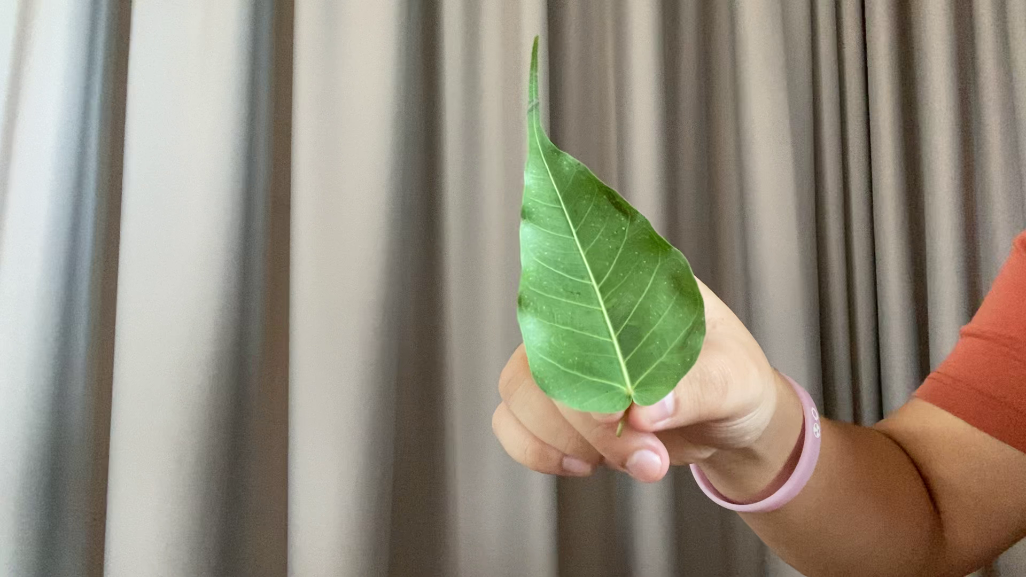
#> input picture What_you_have_learned/Using_Baysian_with_Mean_Variance/From_requirement_AJ_Preaw/Leaf_straight_line.png, 1026 x 577 px
$ python Training_Bayesian_from_AJ_Preaw.py
#> lines starting #> are read from the running program, lines starting #| are printed output that depends on the picture
import cv2
import numpy as np
import math
import matplotlib.pyplot as plt

def show_img_cv2(img):
    cv2.imshow("test",img)
    cv2.waitKey(0)
    cv2.destroyAllWindows()

def show_img_matplotlib(img):
    #use only matplotlib to plot the scale
    plt.imshow(img)
    plt.show()

def cal_prob_of_score_and_class(current_pixel, mean_of_class, std_of_class):
    # equation
    # P(S|C) = (1/(standard_deviation*squareroot(2*pi)))(exp((-1/2)((current_pixel-mean)^2/standard_deviation)))
    Ans = 0.0

    Ans = (1/(std_of_class*math.sqrt(2*math.pi)))*(math.exp((-1/2)*(math.pow((current_pixel-mean_of_class),2)/math.pow((std_of_class),2))))

    return Ans

# Calculate_Probability_Region_of_interesting
def cal_prob_roi(interestsample,notinterestsample,prob_of_score_and_class,prob_of_score_and_notclass):
    # equation
    # P(C|S) = 1/(1+((P(~C)*P(S|~C))/(P(C)*P(S|C))))
    # เมื่อ P(C|S) = class ที่เราสนใจใน score นั้นๆ เช่น probability ของใบไม้(class)ใน mean(score)
    # P(~C) = จำนวน sample ทั้งหมดที่ไม่ใช่ใบไม้(class)
    # P(C) = จำนวน sample ทั้งหมดที่เป็นใบไม้(class)
    # P(S|C) = likelihood เป็นค่า prob ที่เลือกใน distribution เช่น plot histogram ออกมาแล้วทำการหาว่าสีเขียวหรือสีที่เราต้องการใน distribution นั้นๆมีค่าเท่ากับเท่าไรแล้วนำมาหารด้วยทั้งหมด
        #    = distribution class in mean Y, mean Cr, mean Cb and std Y, std Cr, Std Cb
    # P(S|~C) = likelihood เป็นค่า prob ที่ไม่เลือกใน distribution เช่น plot histogram ออกมาแล้วทำการหาว่าสีเขียวหรือสีที่เราต้องการใน distribution นั้นๆมีค่าเท่ากับเท่าไรแล้วนำมาหารด้วยทั้งหมด
        #    = distribution not class in mean Y, mean Cr, mean Cb and std Y, std Cr, Std Cb
    Ans = 0.0

    Ans = 1/(1+((notinterestsample*prob_of_score_and_notclass)/(interestsample*prob_of_score_and_class)))

    return Ans


# img_Leaf_tilted = cv2.imread("Leaf_tilted.png")
img_Leaf_straight_line = cv2.imread("Leaf_straight_line.png")
#> img_Leaf_straight_line is the input picture: shape (577, 1026, 3); mean B, G, R 124.7, 140.2, 147.1

height, width, channels = img_Leaf_straight_line.shape
#> height = 577; width = 1026; channels = 3
print("height and width of this picture " + "(" + str(height) +","+str(width) +","+str(channels) +")")
#| height and width of this picture (577,1026,3)

img_convert_YCRCB = cv2.cvtColor(img_Leaf_straight_line, cv2.COLOR_BGR2YCR_CB)
#> img_convert_YCRCB: shape (577, 1026, 3); mean of channels 0, 1, 2 140.5, 132.8, 119
img_convert_RGB = cv2.cvtColor(img_Leaf_straight_line, cv2.COLOR_BGR2RGB)
Y,Cr,Cb = cv2.split(img_convert_YCRCB)
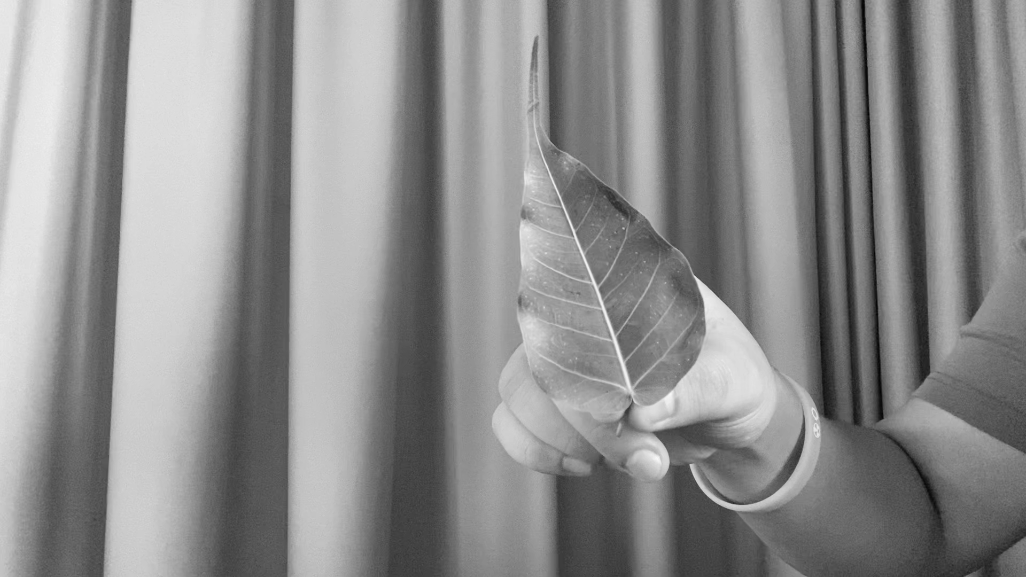
#> Y: shape (577, 1026); min 4, max 248, mean 140.5
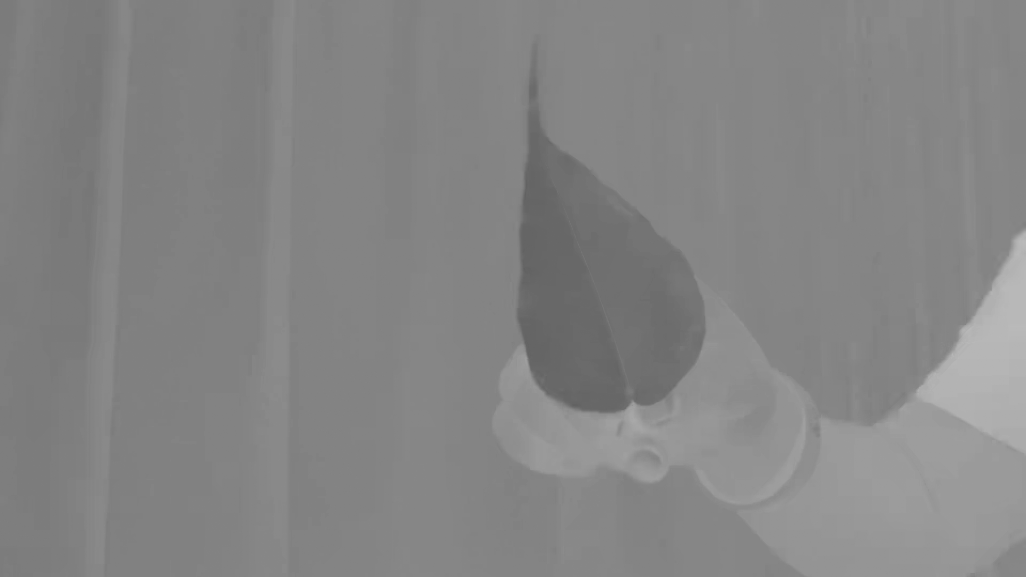
#> Cr: shape (577, 1026); min 97, max 186, mean 132.8
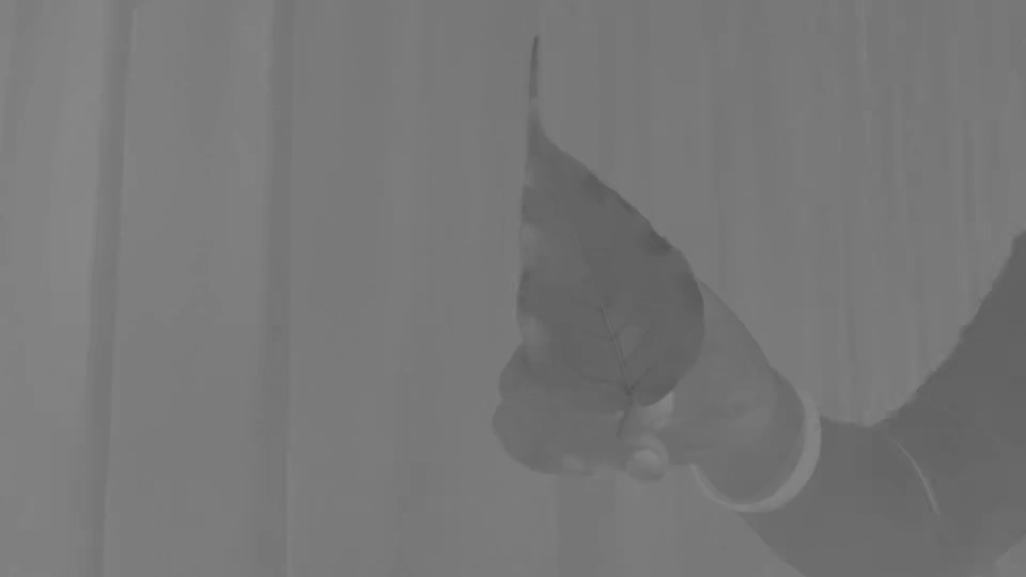
#> Cb: shape (577, 1026); min 84, max 135, mean 119

# cv2.rectangle(img_Leaf_straight_line, (445,470), (712,23), (0,0,255), 1)
# show_img(img_Leaf_straight_line)
# cv2.rectangle(img_Leaf_tilted, (445,470), (712,23), (0,0,255), 1)
# show_img(img_Leaf_tilted)

# Step of working
# 1. ทำการหา region growing เพื่อทำการตั้ง threshold ที่เอาเฉพาะค่าใบไม้มาใช้ โดยถ้าเป็นใบไม้จะให้เป็นสีขาวแต่ถ้าเป็นสิ่งที่ไม่สำคัญจะให้เป็นสีดำ
# 2. ทำการหา interestsample,notinterestsample จากการนับเฉพาะสีขาวจาก region growing
# 3. ทำการหา prob_of_score_and_class, prob_of_score_and_notclass โดยการคำนวน equation ที่ผนวกค่า current position, mean, standard deviation
# 4. สุดท้ายนำไปใส่ในสมการ calculate bayesian probability ที่หา class(leaf)|score(mean,std of Y,Cr,Cb)

# step 1. ทำการหา region growing เพื่อทำการตั้ง threshold ที่เอาเฉพาะค่าใบไม้มาใช้ โดยถ้าเป็นใบไม้จะให้เป็นสีขาวแต่ถ้าเป็นสิ่งที่ไม่สำคัญจะให้เป็นสีดำ
# เนื่องจากว่าการ region growing ที่ง่ายที่สุดจะเป็นภาพขาวดำ
region_growing_only = cv2.imread("Leaf_straight_line.png")
region_growing_only_convert_RGB = cv2.cvtColor(region_growing_only, cv2.COLOR_BGR2RGB)
# region_growing_only_convert_YCrCb = cv2.cvtColor(region_growing_only, cv2.COLOR_BGR2YCrCb)
# region_growing_only_convert_YCr_Cb = cv2.cvtColor(region_growing_only, cv2.COLOR_BGR2YCR_CB)
# region_growing_only = cv2.imread("Leaf_straight_line.png")

cv2.rectangle(region_growing_only_convert_RGB, (445,470), (712,23), (0,0,255), 1)
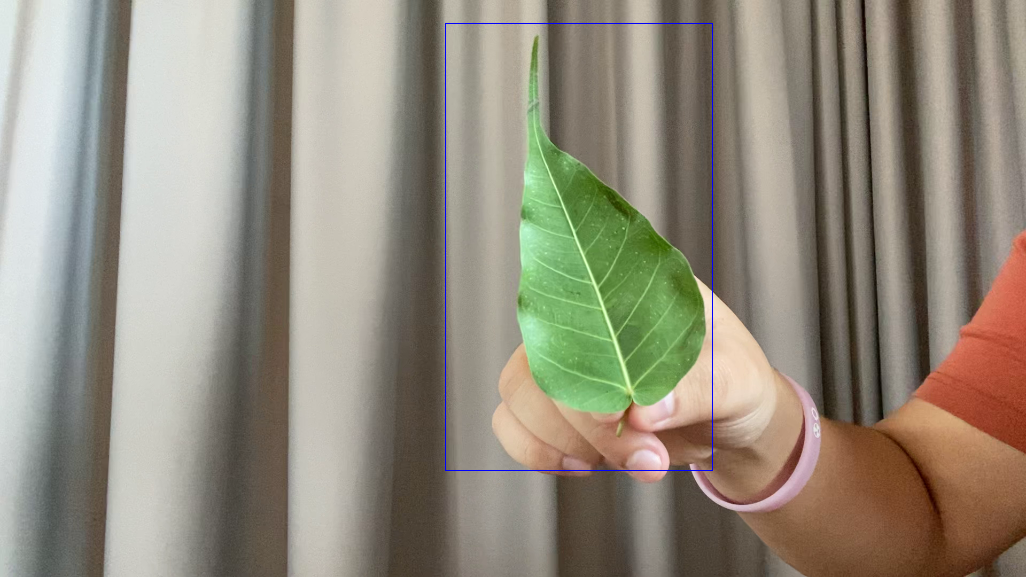
#> region_growing_only_convert_RGB: shape (577, 1026, 3); mean R, G, B 146.8, 139.9, 125
# position that is green is (x,y) = (530,300)
# position outside leaf on the left = 490,280
# position outside leaf on the right = 706,294
# position outside leaf on the top = 582,96
# position outside leaf on the bottom = 620,441

# calculate mean leaf(YCrCb) = 166 105 100 = 123.67
# calculate mean outside leaf on the left(YCrCb) = 167 132 120 = 139.67
# calculate mean outside leaf on the right(YCrCb) = 234 139 114 = 162.34
# calculate mean outside leaf on the top(YCrCb) = 115 134 120 = 123
# calculate mean leaf on the bottom(YCrCb) = 139 155 107 = 133.67

# calculate mean leaf(RGB) = 128 185 111 = 141.34
# calculate mean outside leaf on the left(RGB) = 168 163 151 = 160.67
# calculate mean outside leaf on the right(RGB) = 237 208 184 = 209.67
# calculate mean outside leaf on the top(RGB) = 129 119 107 = 118.33
# calculate mean leaf on the bottom(RGB) = 185 140 114 = 146.34

# ดูจากการที่เราประมาณค่าสังเกตุได้ว่ามีบางค่า mean ที่ใกล้เคียงกันคือ mean leaf กับ mean bottom ทำให้ถ้าเลือกตัดค่า threshold นี้อาจจะมีปัญหาได้เพราะ ฉนั้นจะลองใช้ค่า
# บางตัวจาก R หรือ G หรือ B เพื่อเป็นตัวมาตัด threshold ดั้งนั้นผลสรุปค่าที่ได้เลือกนำมาใช้ คือ ค่า

show_img_matplotlib(region_growing_only_convert_RGB)


# step 2. ทำการหา interestsample,notinterestsample จากการนับเฉพาะสีขาวจาก region growing


# step 3. ทำการหา prob_of_score_and_class, prob_of_score_and_notclass โดยการคำนวน equation ที่ผนวกค่า current position, mean, standard deviation


# step 4. สุดท้ายนำไปใส่ในสมการ calculate bayesian probability ที่หา class(leaf)|score(mean,std of Y,Cr,Cb)

$ run again, with What_you_have_learned/Using_Baysian_with_Mean_Variance/From_requirement_AJ_Preaw/Cup_of_coffe_tilted.png copied over What_you_have_learned/Using_Baysian_with_Mean_Variance/From_requirement_AJ_Preaw/Leaf_straight_line.png
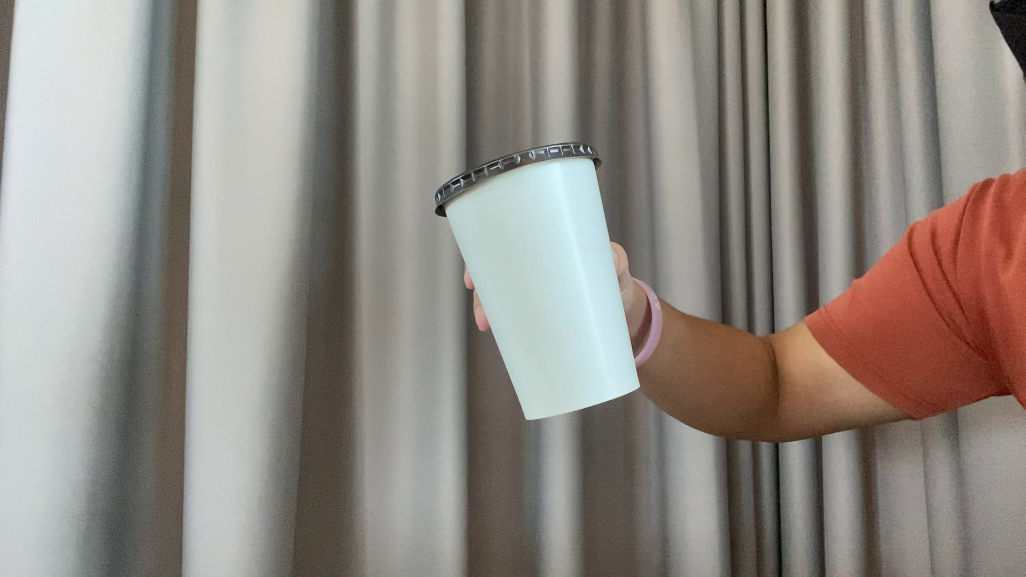
#> input picture What_you_have_learned/Using_Baysian_with_Mean_Variance/From_requirement_AJ_Preaw/Cup_of_coffe_tilted.png, 1026 x 577 px
#> img_Leaf_straight_line is the input picture: shape (577, 1026, 3); mean B, G, R 131.7, 138.2, 144.7
#| height and width of this picture (577,1026,3)
#> img_convert_YCRCB: shape (577, 1026, 3); mean of channels 0, 1, 2 139.4, 131.8, 123.6
#> `Y,Cr,Cb = cv2.split(img_convert_YCRCB)`:
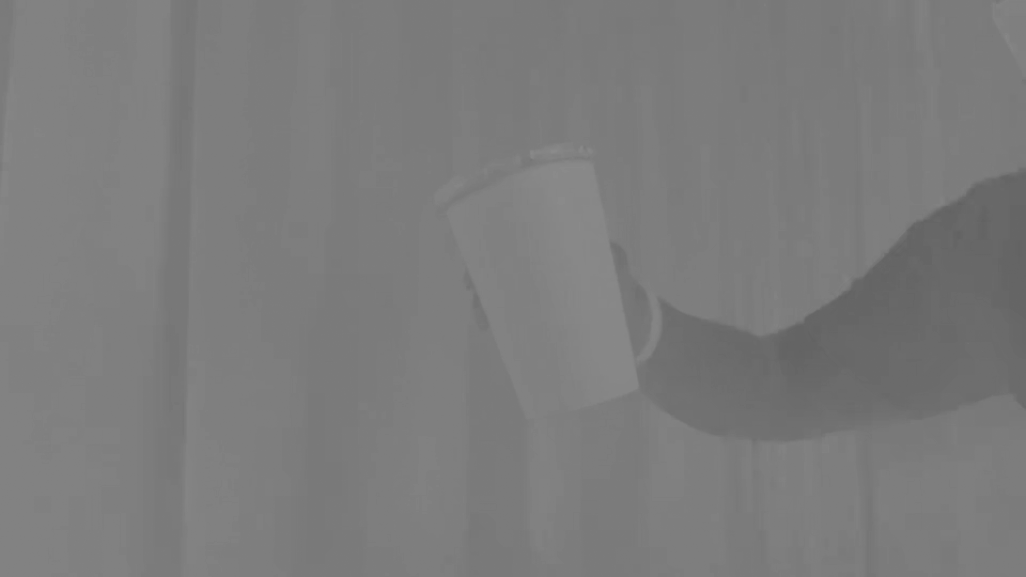
#> Cb: shape (577, 1026); min 97, max 139, mean 123.6
#> `cv2.rectangle(region_growing_only_convert_RGB, (445,470), (712,23), (0..`:
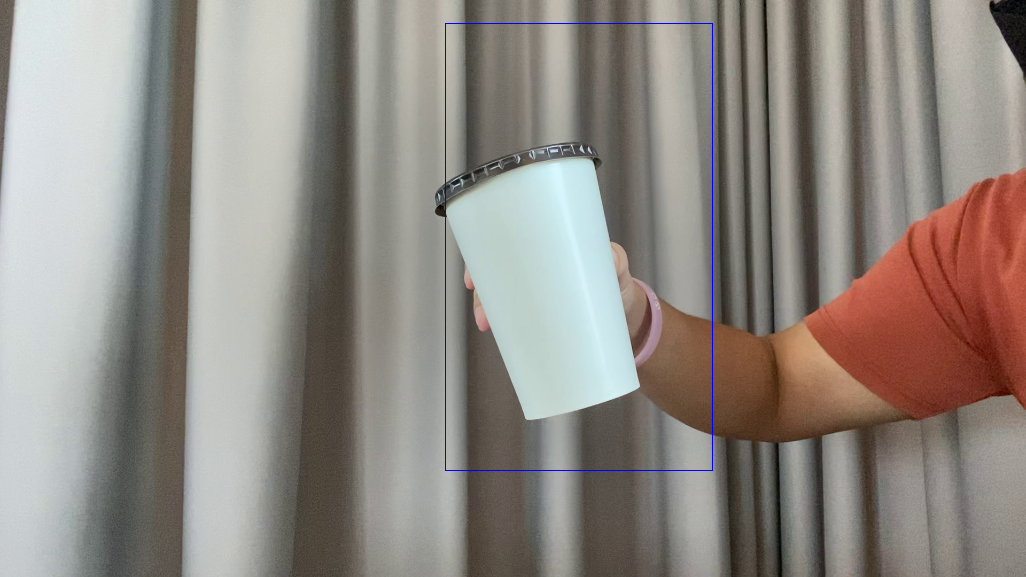
#> region_growing_only_convert_RGB: shape (577, 1026, 3); mean R, G, B 144.4, 137.9, 132

$ run again, with What_you_have_learned/Using_Baysian_with_Mean_Variance/From_requirement_AJ_Preaw/Cup_of_coffee.png copied over What_you_have_learned/Using_Baysian_with_Mean_Variance/From_requirement_AJ_Preaw/Leaf_straight_line.png
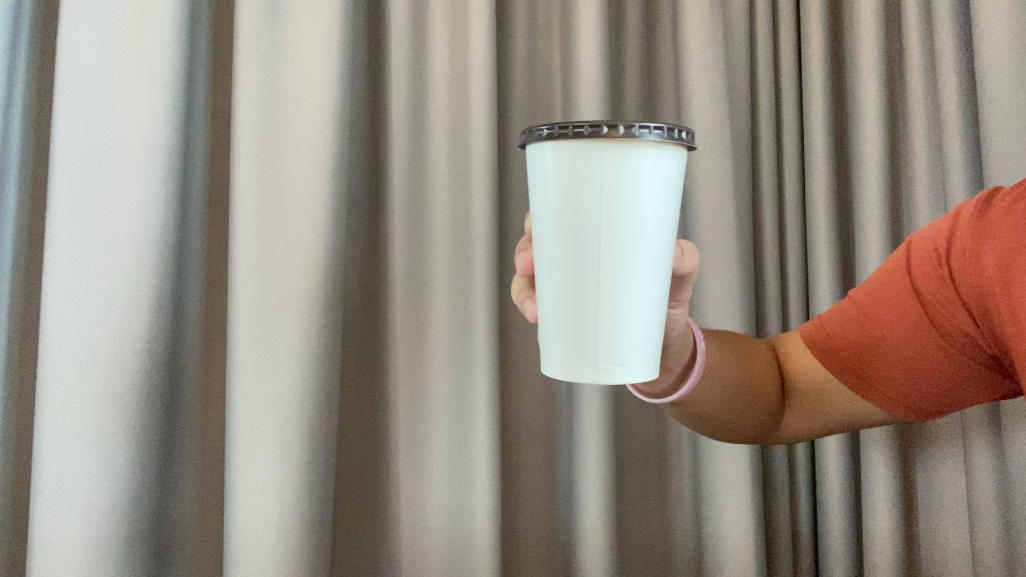
#> input picture What_you_have_learned/Using_Baysian_with_Mean_Variance/From_requirement_AJ_Preaw/Cup_of_coffee.png, 1026 x 577 px
#> img_Leaf_straight_line is the input picture: shape (577, 1026, 3); mean B, G, R 130.6, 140.6, 149.9
#| height and width of this picture (577,1026,3)
#> img_convert_YCRCB: shape (577, 1026, 3); mean of channels 0, 1, 2 142.3, 133.5, 121.3
#> `Y,Cr,Cb = cv2.split(img_convert_YCRCB)`:
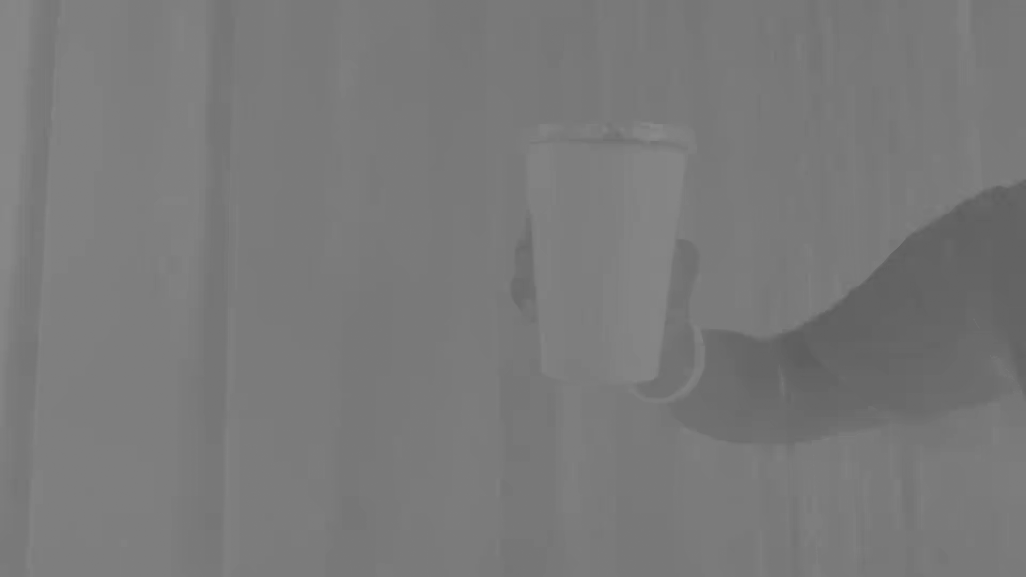
#> Cb: shape (577, 1026); min 94, max 139, mean 121.3
#> `cv2.rectangle(region_growing_only_convert_RGB, (445,470), (712,23), (0..`:
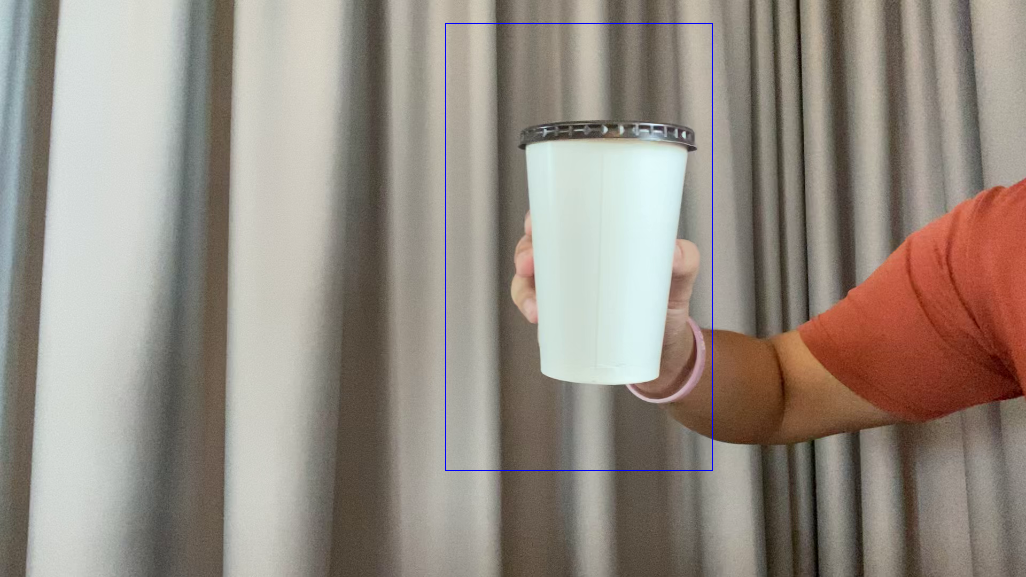
#> region_growing_only_convert_RGB: shape (577, 1026, 3); mean R, G, B 149.5, 140.3, 130.9
